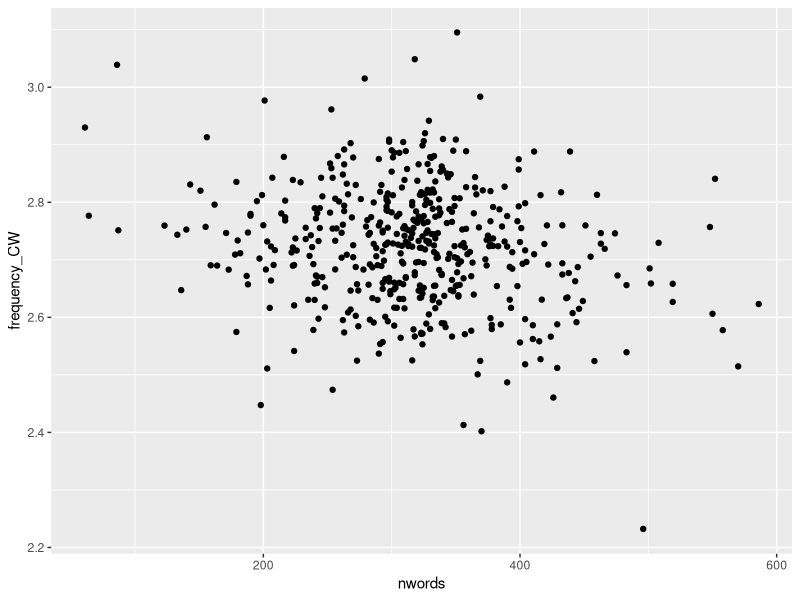
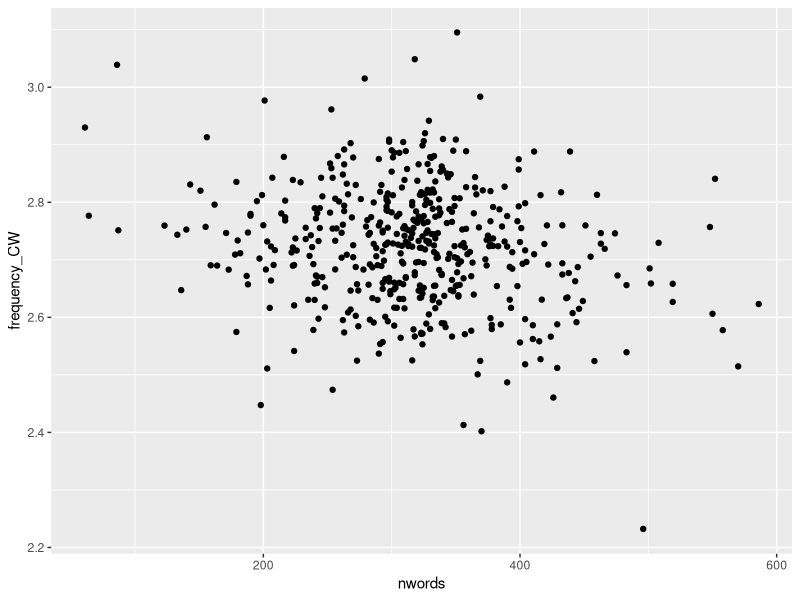
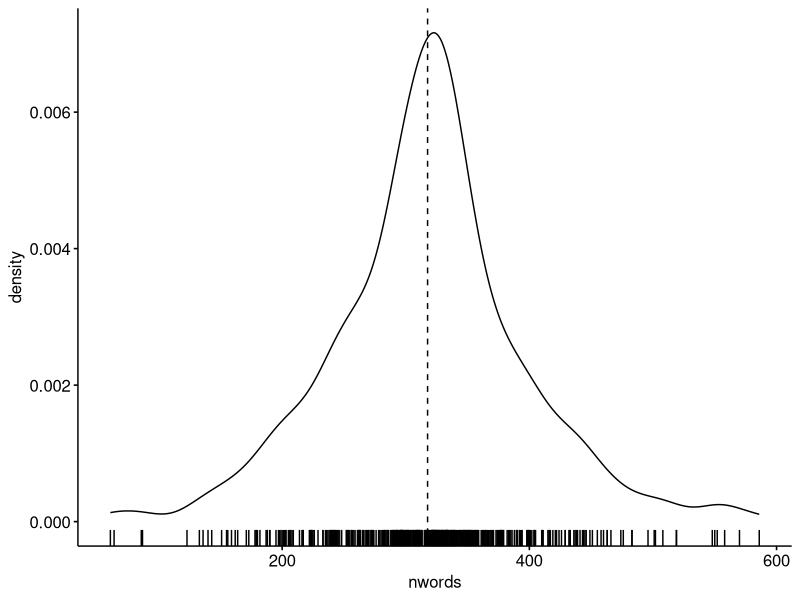
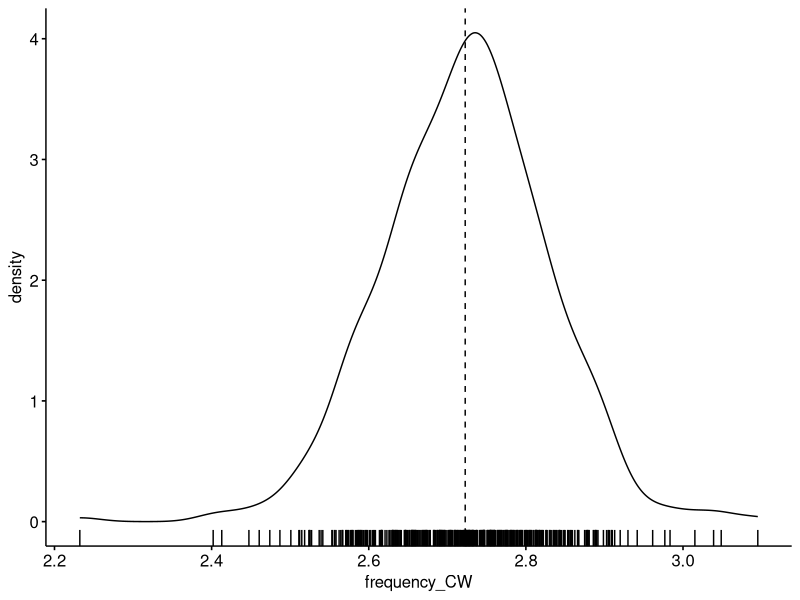
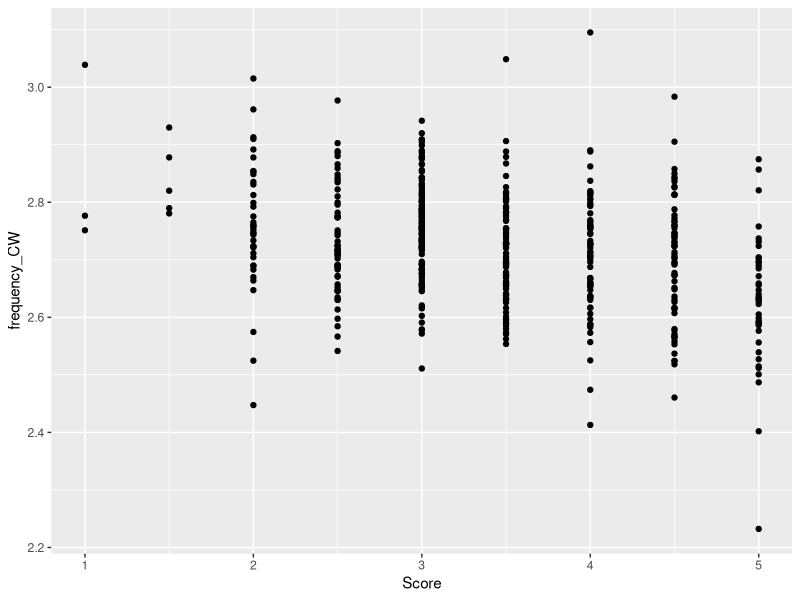
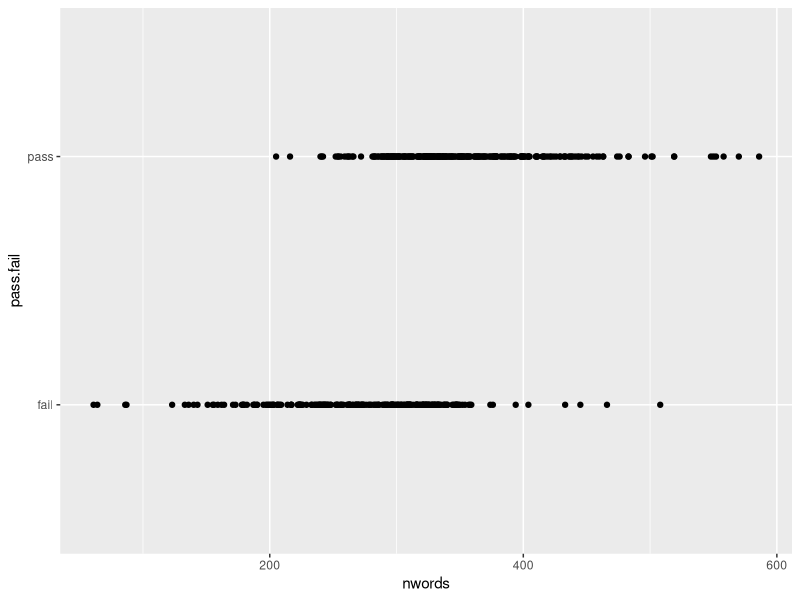

Recreate these plots in R, in order.
## ---- chunk 1
knitr::opts_chunk$set(echo = TRUE)
## ---- chunk 2
library(ggplot2) #load ggplot2
cor_data <- read.csv("data/correlation_sample.csv", header = TRUE) #read the spreadsheet "correlation_sample.csv" into r as a dataframe
summary(cor_data) #get descriptive statistics for the dataset
## ---- chunk 3
ggplot(cor_data, aes(x = nwords, y=frequency_CW )) +
  geom_point()
## ---- chunk 4
ggplot(cor_data, aes(x = nwords, y=frequency_CW )) +
  geom_point()
## ---- chunk 5
library(ggpubr) #load library
ggdensity(cor_data, x = "nwords",
          add = "mean", rug = TRUE)

shapiro.test(cor_data$nwords)
## ---- chunk 6
ggdensity(cor_data, x = "frequency_CW",
          add = "mean", rug = TRUE)

shapiro.test(cor_data$frequency_CW)
## ---- chunk 7
cor.test(cor_data$nwords,cor_data$frequency_CW)
## ---- chunk 8
ggplot(cor_data, aes(x = Score, y=frequency_CW )) +
  geom_point()
## ---- chunk 9
cor.test(cor_data$Score,cor_data$frequency_CW,method = ("spearman"))
cor.test(cor_data$Score,cor_data$frequency_CW,method = ("kendall"))
## ---- chunk 10
ggplot(cor_data, aes(x = nwords, y=pass.fail )) +
  geom_point()
## ---- chunk 11
library(psych) #you may need to install this package
#note that the dichotomous categorical variable must be the second (y) variable!
biserial(cor_data$nwords,cor_data$pass.fail)
